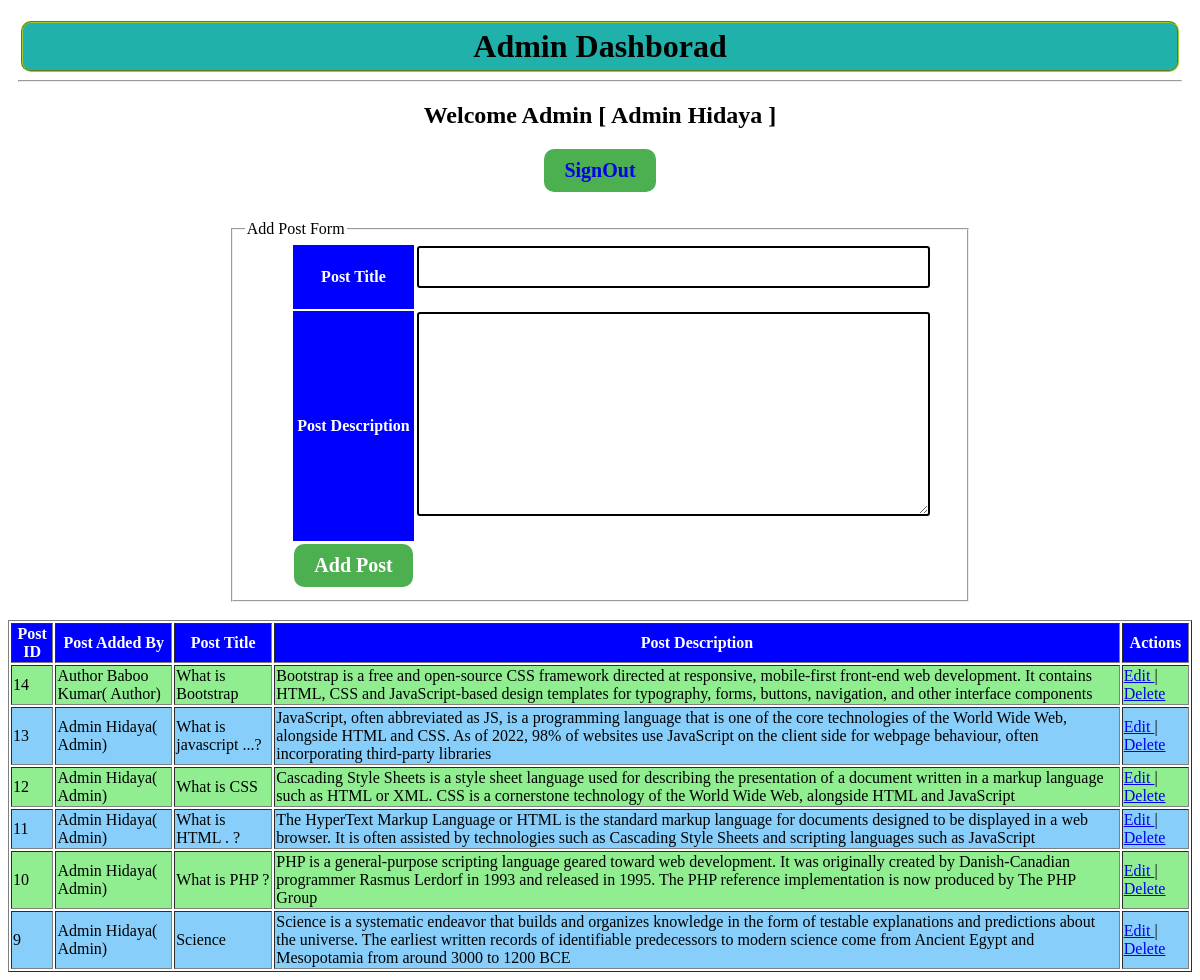
/admin/index.php (signed in), run on the app's committed database.
### tables this page shows
CREATE TABLE `posts` (
  `post_id` int(11) NOT NULL AUTO_INCREMENT,
  `added_by_user_role_id` int(11) DEFAULT NULL,
  `post_title` text DEFAULT NULL,
  `post_description` longtext DEFAULT NULL,
  `is_active` enum('Active','Inactive') DEFAULT 'Active',
  PRIMARY KEY (`post_id`),
  KEY `author_user_role_id` (`added_by_user_role_id`),
  CONSTRAINT `posts_ibfk_1` FOREIGN KEY (`added_by_user_role_id`) REFERENCES `user_role` (`user_role_id`) ON DELETE CASCADE ON UPDATE CASCADE
);

CREATE TABLE `users` (
  `user_id` int(11) NOT NULL AUTO_INCREMENT,
  `full_name` varchar(100) DEFAULT NULL,
  `gender` enum('Female','Male') DEFAULT 'Male',
  `user_email` varchar(100) DEFAULT NULL,
  `user_password` text DEFAULT NULL,
  `is_active` enum('Active','Inactive') DEFAULT 'Active',
  PRIMARY KEY (`user_id`)
);

CREATE TABLE `roles` (
  `role_id` int(11) NOT NULL AUTO_INCREMENT,
  `role_type` varchar(100) DEFAULT NULL,
  PRIMARY KEY (`role_id`)
);

### admin/index.php (the view, shortened to what this page needs)
<!DOCTYPE html>
<html>
<head>
</head>
<body>
	<?php
	require_once 'manage_posts.php';
	$posts = getAllPosts();
	?>
	<center>
		<div id="header">
			<h1>Admin Dashborad</h1>
			<hr />
			<h2>Welcome Admin [
				<?php
				echo $_SESSION['user']['full_name'];
				?>
				]</h2>
			<button><a style="text-decoration:none" href="../logout_users.php">SignOut</a></button>
		</div>
		<?php
		if (isset($_GET['post_id'])) {
			EditFormPost("post_process.php", "POST", $_GET['post_id']);
		} else {
			AddFormPost("post_process.php", "POST");
		}
		?>
		<table id="post" border="1" width="100%">
			<tr>
				<th>Post ID</th>
				<th>Post Added By</th>
				<th>Post Title</th>
				<th>Post Description</th>
				<th>Actions</th>
			</tr>
			<?php
			if ($posts->num_rows > 0) {
				while ($post = mysqli_fetch_assoc($posts)) {
			?>
					<tr>
						<td>
							<?php echo $post['post_id']; ?>
						</td>
						<td>
							<?php
							echo getUserFullNameByUserRoleId($post['added_by_user_role_id']);
							?>
						</td>
						<td>
							<?php echo $post['post_title']; ?>
						</td>
						<td>
							<?php echo $post['post_description']; ?>
						</td>
						<td>
							<a href="index.php?post_id=<?php echo $post['post_id']; ?>">
								Edit
							</a>
							|
							<a href="javascript:void(0)" post_id="<?php echo $post['post_id']; ?>" onclick="deletePost(this)">
								Delete
							</a>
						</td>
					</tr>
				<?php
				}
			}
			?>
		</table>
	</center>
</body>
</html>

### admin/index.php (style rules this page uses)
#header { padding: 10px; height: auto; text-align: center; }
table tr th { background-color: blue; color: white; }
button { background-color: #4CAF50; color: white; padding: 10px 20px; border: none; border-radius: 3px; font-size: 20px; cursor: pointer; border-radius: 10px; font-weight: bold; }
* { font-family: serif; }
h1 { font-family: cursive; background-color: lightseagreen; border-radius: 10px; border: 2px groove yellowgreen; padding: 5px; margin: 3px; }
#post tr:nth-child(even) { background-color: lightgreen; }
#post tr:nth-child(odd) { background-color: lightskyblue; }

### data on the page
posts: post_id "14", added_by_user_role.role_type "Author Baboo Kumar( Author)", post_title "What is Bootstrap", post_description "Bootstrap is a free and open-source CSS framework directed at responsive, mobile-first front-end web development. It contains HTML, CSS and JavaScript-based design templates for typography, forms, buttons, navigation, and other interface components"
posts: post_id "13", added_by_user_role.role_type "Admin Hidaya( Admin)", post_title "What is javascript ...?", post_description "JavaScript, often abbreviated as JS, is a programming language that is one of the core technologies of the World Wide Web, alongside HTML and CSS. As of 2022, 98% of websites use JavaScript on the client side for webpage behaviour, often incorporating third-party libraries"
posts: post_id "12", added_by_user_role.role_type "Admin Hidaya( Admin)", post_title "What is CSS", post_description "Cascading Style Sheets is a style sheet language used for describing the presentation of a document written in a markup language such as HTML or XML. CSS is a cornerstone technology of the World Wide Web, alongside HTML and JavaScript"
posts: post_id "11", added_by_user_role.role_type "Admin Hidaya( Admin)", post_title "What is HTML . ?", post_description "The HyperText Markup Language or HTML is the standard markup language for documents designed to be displayed in a web browser. It is often assisted by technologies such as Cascading Style Sheets and scripting languages such as JavaScript"
posts: post_id "10", added_by_user_role.role_type "Admin Hidaya( Admin)", post_title "What is PHP ?", post_description "PHP is a general-purpose scripting language geared toward web development. It was originally created by Danish-Canadian programmer Rasmus Lerdorf in 1993 and released in 1995. The PHP reference implementation is now produced by The PHP Group"
posts: post_id "9", added_by_user_role.role_type "Admin Hidaya( Admin)", post_title "Science", post_description "Science is a systematic endeavor that builds and organizes knowledge in the form of testable explanations and predictions about the universe. The earliest written records of identifiable predecessors to modern science come from Ancient Egypt and Mesopotamia from around 3000 to 1200 BCE"

### other printed values
$_SESSION['user']['full_name'] "Admin Hidaya"
